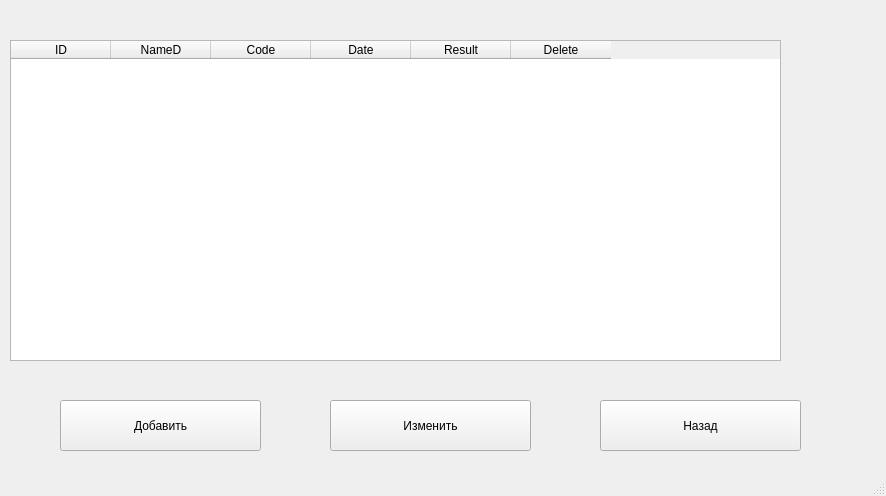
<?xml version="1.0" encoding="UTF-8"?>
<ui version="4.0">
 <class>MainWindow</class>
 <widget class="QMainWindow" name="MainWindow">
  <property name="geometry">
   <rect>
    <x>0</x>
    <y>0</y>
    <width>886</width>
    <height>496</height>
   </rect>
  </property>
  <property name="windowTitle">
   <string>MainWindow</string>
  </property>
  <widget class="QWidget" name="centralwidget">
   <widget class="QPushButton" name="addButton">
    <property name="geometry">
     <rect>
      <x>60</x>
      <y>400</y>
      <width>201</width>
      <height>51</height>
     </rect>
    </property>
    <property name="text">
     <string>Добавить</string>
    </property>
   </widget>
   <widget class="QPushButton" name="changeButton">
    <property name="geometry">
     <rect>
      <x>330</x>
      <y>400</y>
      <width>201</width>
      <height>51</height>
     </rect>
    </property>
    <property name="text">
     <string>Изменить</string>
    </property>
   </widget>
   <widget class="QTableWidget" name="tableWidget">
    <property name="geometry">
     <rect>
      <x>10</x>
      <y>40</y>
      <width>771</width>
      <height>321</height>
     </rect>
    </property>
    <column>
     <property name="text">
      <string>ID</string>
     </property>
    </column>
    <column>
     <property name="text">
      <string>NameD</string>
     </property>
    </column>
    <column>
     <property name="text">
      <string>Code</string>
     </property>
    </column>
    <column>
     <property name="text">
      <string>Date</string>
     </property>
    </column>
    <column>
     <property name="text">
      <string>Result</string>
     </property>
    </column>
    <column>
     <property name="text">
      <string>Delete</string>
     </property>
    </column>
   </widget>
   <widget class="QPushButton" name="back">
    <property name="geometry">
     <rect>
      <x>600</x>
      <y>400</y>
      <width>201</width>
      <height>51</height>
     </rect>
    </property>
    <property name="text">
     <string>Назад</string>
    </property>
   </widget>
  </widget>
  <widget class="QStatusBar" name="statusbar"/>
 </widget>
 <resources/>
 <connections/>
</ui>
